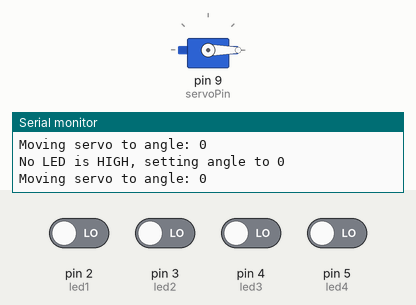
A sketch run on a simulated Arduino Uno, built with avr-gcc and run on an emulated ATmega328P. On the bench: servo, the last lines printed to the serial monitor. The inputs (shaded band) are chosen by the test bench; at power-on: pin 2 (led1), pin 3 (led2), pin 4 (led3), pin 5 (led4) LOW.

Above: at 1.2 s.
1.3 s: pin 2 (led1) driven HIGH
At 1.9 s:
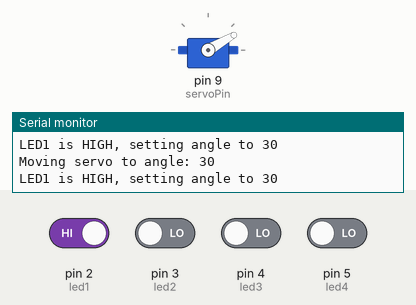
2.8 s: pin 3 (led2) driven HIGH
At 3.6 s:
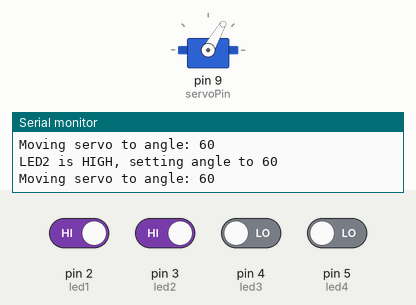
4.3 s: pin 4 (led3) driven HIGH
At 5.4 s:
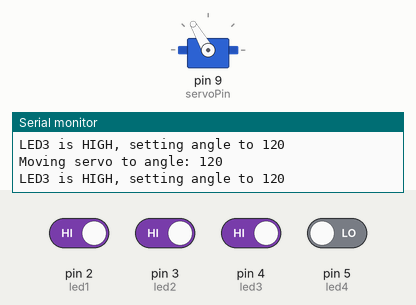
5.8 s: pin 5 (led4) driven HIGH
At 6.5 s:
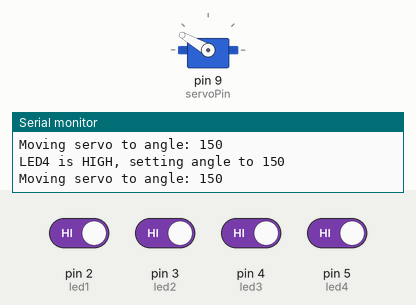
7.3 s: pin 5 (led4) driven LOW
At 8.8 s:
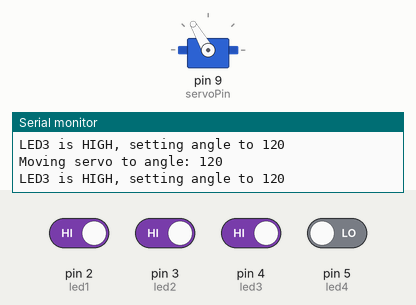
10.3 s: pin 4 (led3) driven LOW
At 10.8 s:
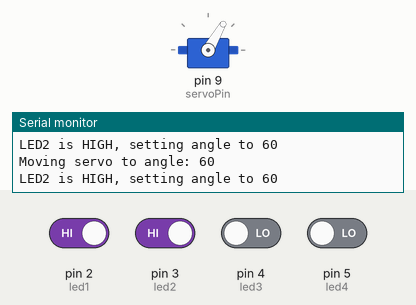
Timing chart, 0 to 13.3 s (numbered marks = the images above; inputs shaded):
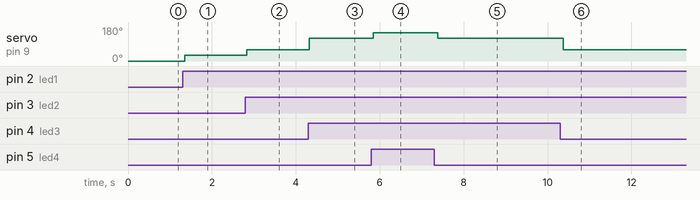

The sketch:

Digital_Reading.ino
```cpp
#include <Servo.h>

// Define LED pins as digital inputs
const int led1 = 2; // LED 1 connected to digital pin 2
const int led2 = 3; // LED 2 connected to digital pin 3
const int led3 = 4; // LED 3 connected to digital pin 4
const int led4 = 5; // LED 4 connected to digital pin 5

// Define servo control pin
const int servoPin = 9; // Servo signal pin

// Create servo object for angle control
Servo myServo;

// Define predefined angles for different LED states
const int angle1 = 30;   // Low-intensity LED angle
const int angle2 = 60;   // Medium-low intensity LED angle
const int angle3 = 120;  // Medium-high intensity LED angle
const int angle4 = 150;  // High-intensity LED angle
const int defaultAngle = 0; // Default angle if no LED is active

// Initialize pins and communication
void initializePins() {
  // Set LED pins as input
  pinMode(led1, INPUT);
  pinMode(led2, INPUT);
  pinMode(led3, INPUT);
  pinMode(led4, INPUT);

  // Attach servo to specific pin
  myServo.attach(servoPin);

  // Set initial servo position
  myServo.write(defaultAngle);

  // Start serial communication for debugging
  Serial.begin(9600);
}

// Determine servo angle based on LED digital state
int getGlowingLedAngle() {
  // Check LEDs in priority order (LED4 -> LED1)
  if (digitalRead(led4) == HIGH) {
    Serial.println("LED4 is HIGH, setting angle to 150");
    return angle4;
  } else if (digitalRead(led3) == HIGH) {
    Serial.println("LED3 is HIGH, setting angle to 120");
    return angle3;
  } else if (digitalRead(led2) == HIGH) {
    Serial.println("LED2 is HIGH, setting angle to 60");
    return angle2;
  } else if (digitalRead(led1) == HIGH) {
    Serial.println("LED1 is HIGH, setting angle to 30");
    return angle1;
  } else {
    Serial.println("No LED is HIGH, setting angle to 0");
    return defaultAngle;
  }
}

// Move servo to specified angle
void moveServoToAngle(int angle) {
  // Debug: Print target angle
  Serial.print("Moving servo to angle: ");
  Serial.println(angle);

  // Write angle to servo
  myServo.write(angle);
  delay(50); // Stabilize servo movement
}

// Setup function runs once
void setup() {
  initializePins();
}

// Main loop runs continuously
void loop() {
  // Get target angle based on LED digital state
  int targetAngle = getGlowingLedAngle();

  // Move servo to calculated angle
  moveServoToAngle(targetAngle);
}
```

Measured:
- after the input at 1.3 s, servo on pin 9 (servoPin): 0° → 30° after 0.05 s
- after the input at 2.8 s, servo on pin 9 (servoPin): 30° → 60° at once
- after the input at 4.3 s, servo on pin 9 (servoPin): 60° → 120° at once
- after the input at 5.8 s, servo on pin 9 (servoPin): 120° → 150° after 0.05 s
- after the input at 7.3 s, servo on pin 9 (servoPin): 150° → 120° after 0.08 s
- after the input at 10.3 s, servo on pin 9 (servoPin): 120° → 60° after 0.07 s
